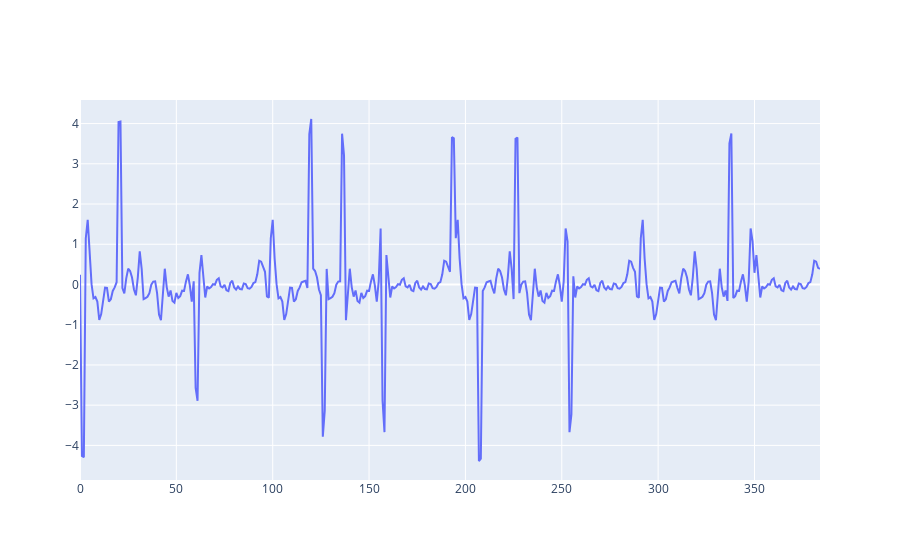

The code cell stored with this chart in its notebook:
### Code cell
fig = go.Figure()

fig.add_trace(go.Scatter(
                    # x=a01["DateTime"].index,
                    y=z_s3d , 
                    mode='lines',
                    # name="Window Sched",
                    # line=dict(width=1),
                ))

### Figure 1 — Plotly figure (JSON) as saved in the notebook; plotly's stock layout.template omitted (floating-point values rounded to 4 significant figures; data arrays with more than 128 entries replaced by an {"elided": "..."} marker saying what was removed)
{"data": [{"mode": "lines", "type": "scatter", "y": {"elided": "385 float values"}}], "layout": {}}
